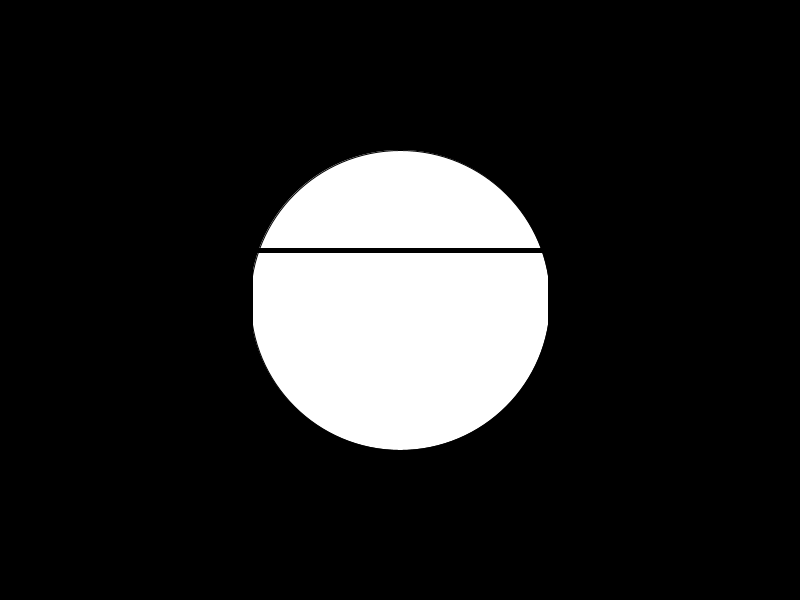
Frame 1 (no input)
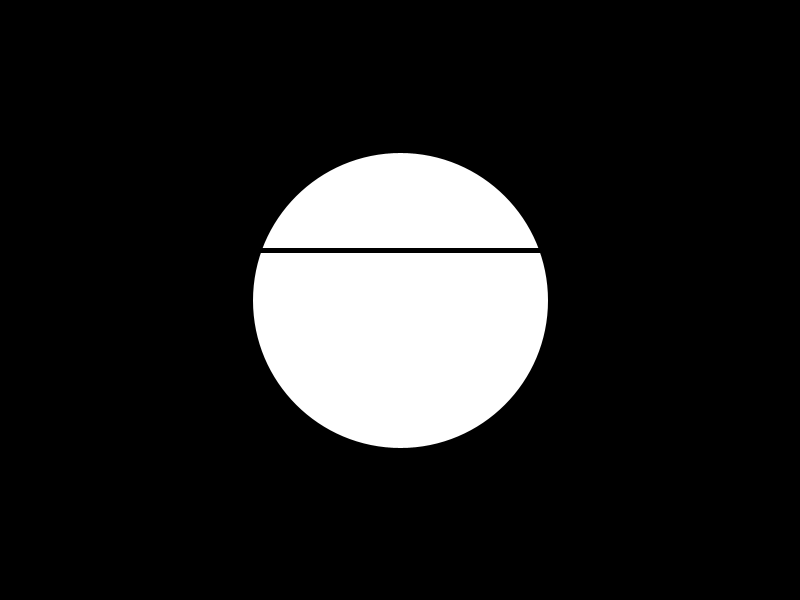
Frame 60 (the mouse pressed at the canvas centre just before this capture)
Frame 120 (the mouse held since frame 60 and released just before this capture): identical to frame 60, image omitted

The Processing sketch that drew these frames (run headless with seeded random() and noise(); from frame 60 on, the mouse is pressed at the canvas centre):

// Processing sketch: icreamCorn
// ── icreamCorn.pde
void setup(){
  
  size(800,600);
  
}

void draw(){
  
  background(0);
  

    fill(255);
  ellipse(width/2,height/2,300,300);
    noFill();
  stroke(0);
  strokeWeight(5);
  rect(width/2-150,height/2-50,300,400);

  
  
}
